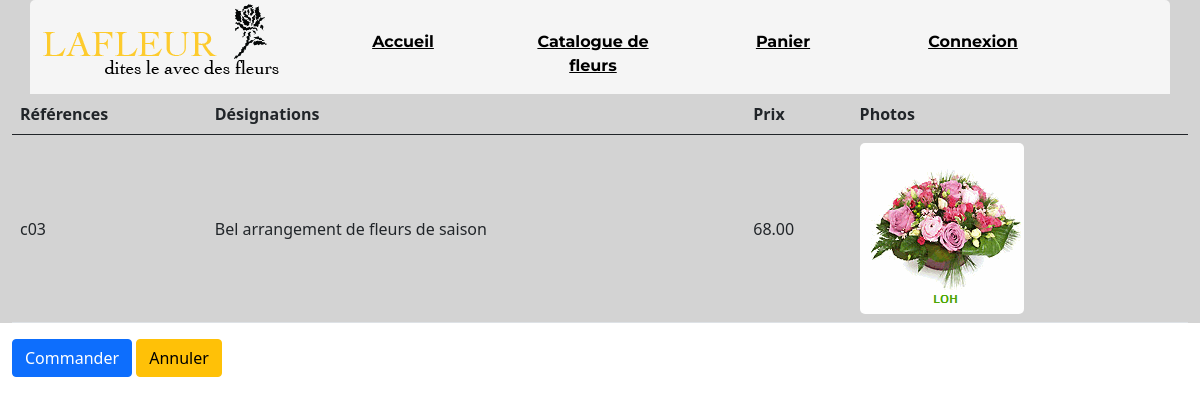
Screenshot of /commande/panier.php?id=c03&action=ajouter with the database file from the repository.
### tables this page shows
CREATE TABLE `produit` (
  `id` varchar(32) NOT NULL,
  `description` varchar(50) NOT NULL,
  `prix` decimal(10,2) NOT NULL,
  `image` varchar(50) NOT NULL,
  `idCategorie` varchar(32) NOT NULL
);

### include/config_variables.php (called while the page is built, shortened)
<?php
    $db_table = "produit";
?>

### commande/config_variable.php (called while the page is built, shortened)
<?php
    $page_panier_titre_col1 = "Références";
    $page_panier_titre_col2 = "Désignations";
    $page_panier_titre_col3 = "Prix";
    $page_panier_titre_col4 = "Photos";
?>

### commande/panier.php (the view, shortened to what this page needs)
<?php
    include('config_variable.php');
    include('../connect_db.php');
    include('../include/header.php');
?>
<?php
        $resultat = $db->query('SELECT * FROM '.$db_table.' WHERE id = "'.$_GET['id'].'"');
        while ($col = $resultat->fetch()) {
?>
        <?php if ($_GET['action'] == "ajouter") {?>
            <table class="table align-middle">
            <thead>
                <tr>
                    <th scope="col"><?php echo($page_panier_titre_col1) ?></th>
                    <th scope="col"><?php echo($page_panier_titre_col2) ?></th>
                    <th scope="col"><?php echo($page_panier_titre_col3) ?></th>
                    <th scope="col"><?php echo($page_panier_titre_col4) ?></th>
                </tr>
            </thead>
                    <form action="commander.php" methode="POST">
                    <tr>
                        <td scope="row" name="id">
                            <?php if($_GET['action'] == "ajouter"){ ?><?php echo($col['id']); ?><?php }?>
                        </td>
                        <td name="description">
                            <?php if($_GET['action'] == "ajouter"){ ?><?php echo($col['description']); ?><?php }?>
                        </td>
                        <td name="prix">
                            <?php if($_GET['action'] == "ajouter"){ ?><?php echo($col['prix']); ?><?php }?>
                        </td>
                        <td name="image">
                            <?php if($_GET['action'] == "ajouter"){ ?><img src=<?php echo($col['image']); ?> alt="aniwa" id="img_tab"><?php }?>
                        </td>
                    </tr>
        </table>
        <div style="float:left">
            <button type="submit" class="btn btn-primary" name="action" value="commander">Commander</button>
            <button type="submit" class="btn btn-warning toastrDefaultWarning" name="action" value="annuler">Annuler</button>
        </div>
        <?php } ?>
        <?php } ?>

### css/style.css (style rules this page uses)
body { font-family:'Montserrat', sans-serif ; }
#img_tab { border-radius: 5px; }

### rows the page displays
produit: id "c03", description "Bel arrangement de fleurs de saison", prix "68.00", image (picture)

### other values shown
$page_header_accueil "Accueil"
$page_header_catalogue "Catalogue de fleurs"
$page_header_panier "Panier"
$page_header_connexion "Connexion"
